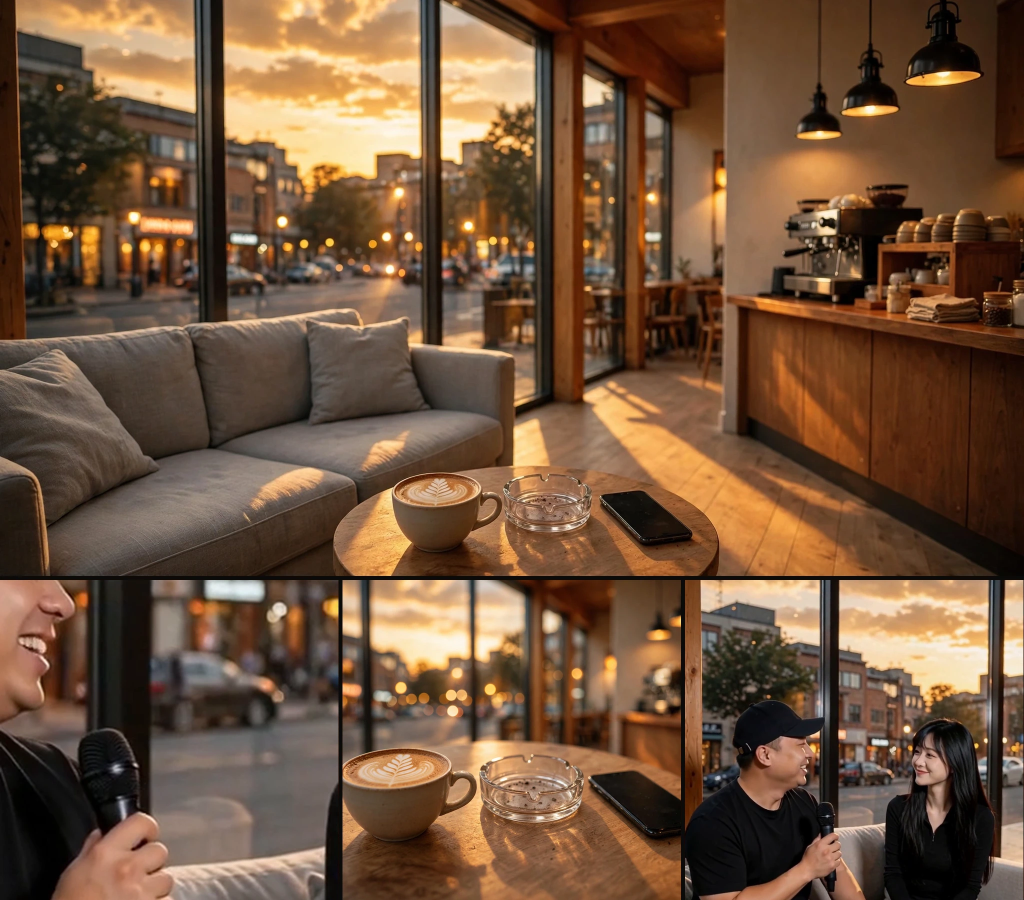
#> input picture cafe-solo/assets/cafe_scene_board_v2_example.webp, 2048 x 1800 px (shown at 1/2 size)
$ python mosaic_face.py ../cafe-solo/assets/cafe_scene_board_v2_example.webp out.png
#> lines starting #> are read from the running program, lines starting #| are printed output that depends on the picture; after the words box and inside, x2 and y2 are one past the last pixel; in counts of white or black regions, pixels touching at a corner belong together
#!/usr/bin/env python3
"""Mosaic the face(s) in a tail frame before it is used as a relay reference.
User rule 2026-10-05: a generated tail frame's face has already drifted; feeding it
back makes the face drift further every segment. Mosaic it, so the next segment takes
ONLY scene/position/body from the tail frame and takes the FACE from the big headshot.
Run with the whisper venv python (has cv2): ~/workspace/tools/whisper_venv/bin/python
Usage: mosaic_face.py in.png out.png [--scale 1.5] [--blocks 12]
Fails loudly (exit 2) when no face is detected - never pass an unmosaicked frame on.
"""
import argparse, sys
import cv2
import numpy as np

ap = argparse.ArgumentParser()
ap.add_argument("inp"); ap.add_argument("out")
ap.add_argument("--scale", type=float, default=1.5)
ap.add_argument("--blocks", type=int, default=12)
a = ap.parse_args()

img = cv2.imread(a.inp)
#> img is the input picture: shape (1800, 2048, 3); mean B, G, R 59.9, 83.4, 112.6
if img is None: sys.exit(f"cannot read {a.inp}")
gray = cv2.cvtColor(img, cv2.COLOR_BGR2GRAY)
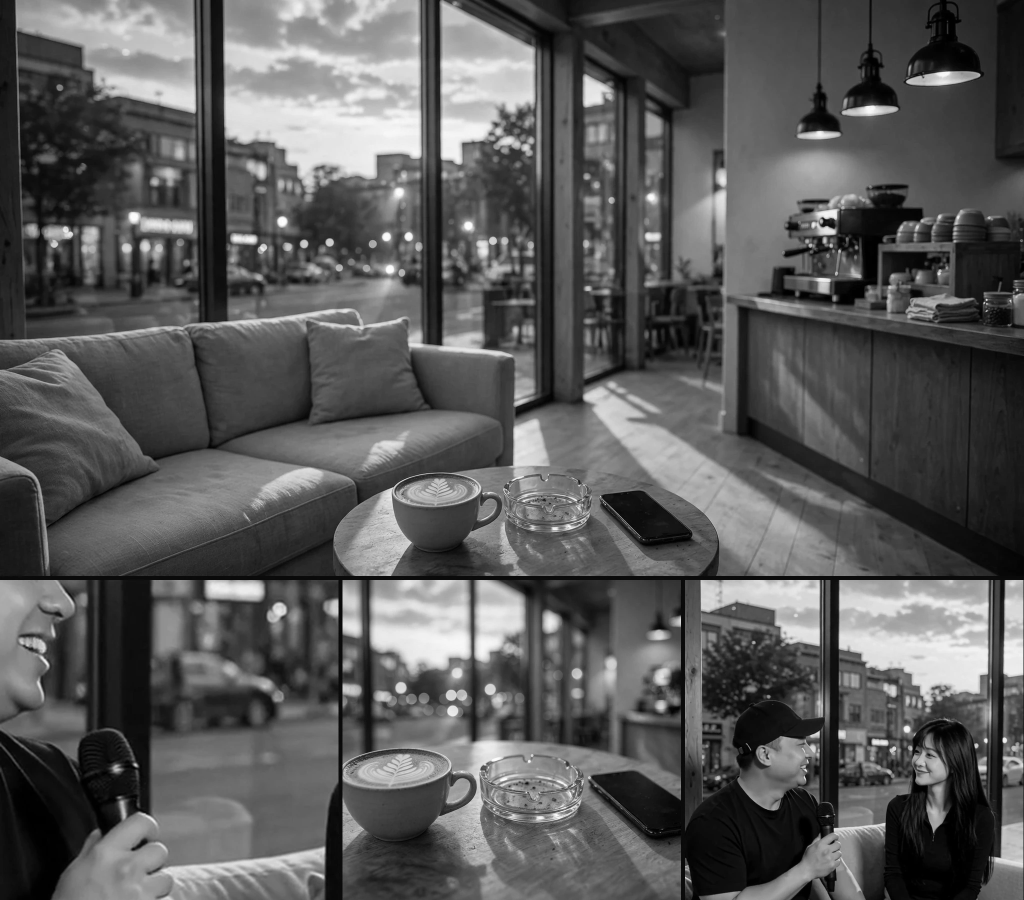
#> gray: shape (1800, 2048) (shown at 1/2 size); min 0, max 255, mean 89.5
cascade = cv2.CascadeClassifier(cv2.data.haarcascades + "haarcascade_frontalface_default.xml")
faces = cascade.detectMultiScale(gray, scaleFactor=1.1, minNeighbors=5, minSize=(40, 40))
#> faces = [[1265, 1252, 104, 104]]
if len(faces) == 0:
    print("NO FACE DETECTED - refusing to pass unmosaicked frame", file=sys.stderr); sys.exit(2)
h_img, w_img = img.shape[:2]
#> h_img = 1800; w_img = 2048
for (x, y, w, h) in faces:
    cx, cy = x + w / 2, y + h / 2
    nw, nh = w * a.scale, h * a.scale
    x0, y0 = max(0, int(cx - nw / 2)), max(0, int(cy - nh / 2))
    x1, y1 = min(w_img, int(cx + nw / 2)), min(h_img, int(cy + nh / 2))
    roi = img[y0:y1, x0:x1]
    small = cv2.resize(roi, (a.blocks, a.blocks), interpolation=cv2.INTER_LINEAR)
    img[y0:y1, x0:x1] = cv2.resize(small, (x1 - x0, y1 - y0), interpolation=cv2.INTER_NEAREST)
    print(f"mosaicked face at ({x0},{y0})-({x1},{y1})")
#> this loop made 1 pass
#> (x, y, w, h, cx, cy, nw, nh) on pass 1: (1265, 1252, 104, 104, 1317, 1304, 156, 156)
#| mosaicked face at (1239,1226)-(1395,1382)
#> pass 1, `roi = img[y0:y1, x0:x1]`:
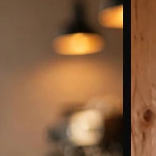
#> roi: shape (156, 156, 3); mean B, G, R 64.5, 97.3, 137.6
#> after the loop:
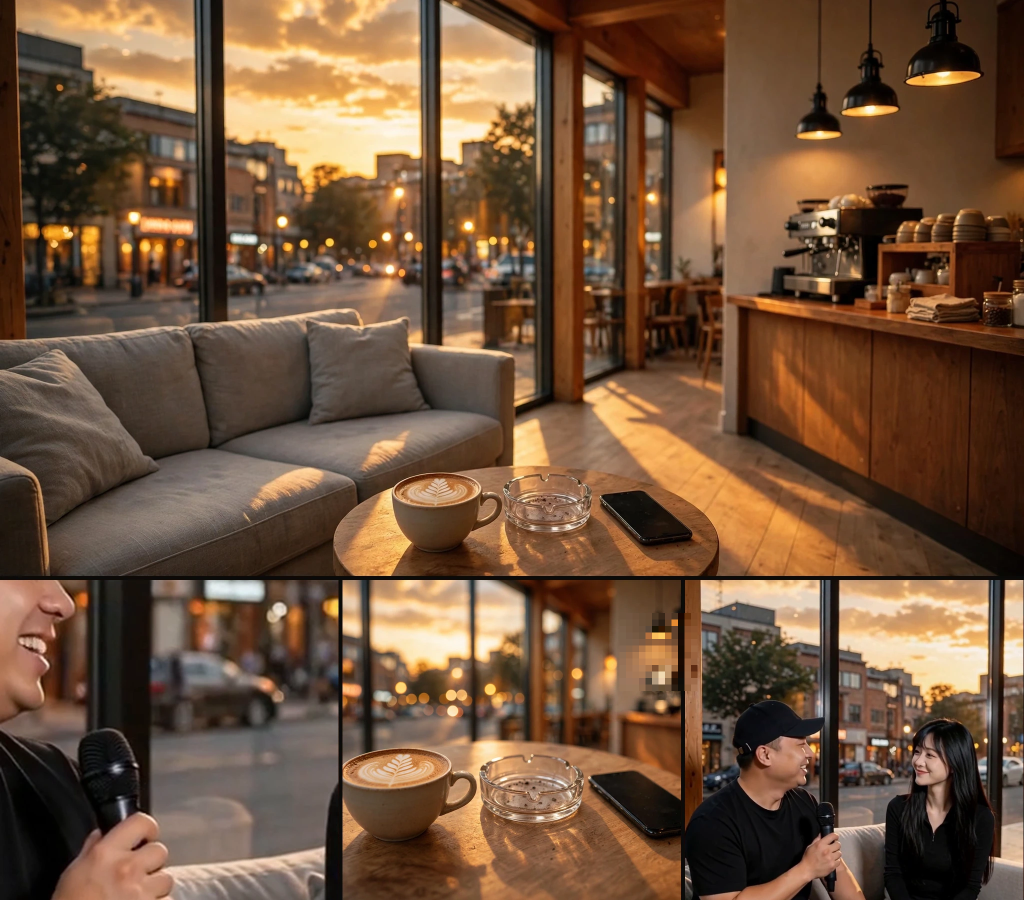
#> img: shape (1800, 2048, 3) (shown at 1/2 size); 0.62% of pixels changed, all inside (x1, y1, x2, y2) = (1239, 1226, 1395, 1382)
#> after the loop:
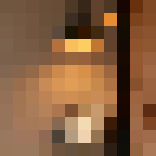
#> roi: shape (156, 156, 3); mean B, G, R 62.1, 94, 133.4
cv2.imwrite(a.out, img)
print("saved:", a.out)
